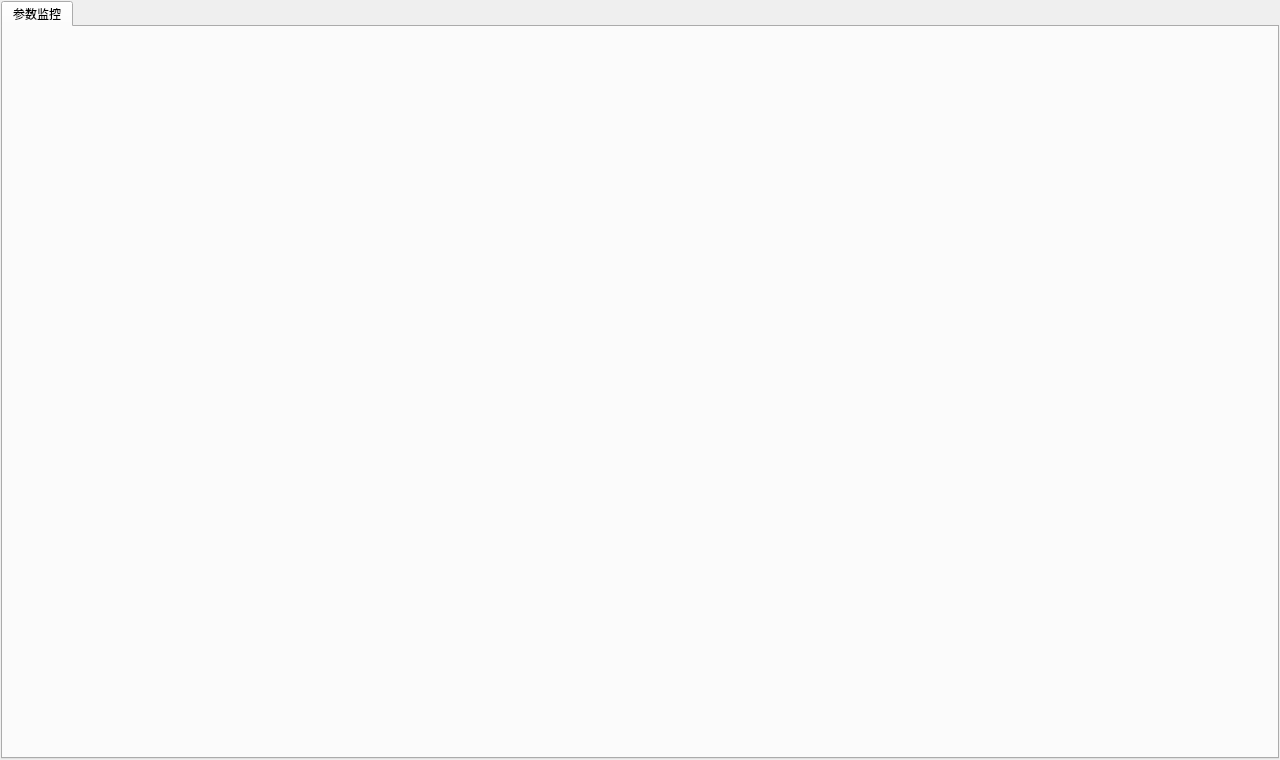
<?xml version="1.0" encoding="UTF-8"?>
<ui version="4.0">
 <class>cSlavePage</class>
 <widget class="QWidget" name="cSlavePage">
  <property name="geometry">
   <rect>
    <x>0</x>
    <y>0</y>
    <width>1280</width>
    <height>760</height>
   </rect>
  </property>
  <property name="windowTitle">
   <string>Form</string>
  </property>
  <layout class="QGridLayout" name="gridLayout">
   <property name="leftMargin">
    <number>1</number>
   </property>
   <property name="topMargin">
    <number>1</number>
   </property>
   <property name="rightMargin">
    <number>1</number>
   </property>
   <property name="bottomMargin">
    <number>1</number>
   </property>
   <property name="spacing">
    <number>1</number>
   </property>
   <item row="0" column="0">
    <widget class="QTabWidget" name="tabWidget">
     <property name="currentIndex">
      <number>0</number>
     </property>
     <widget class="QWidget" name="tab">
      <attribute name="title">
       <string>参数监控</string>
      </attribute>
      <layout class="QGridLayout" name="gridLayout_2">
       <property name="leftMargin">
        <number>1</number>
       </property>
       <property name="topMargin">
        <number>1</number>
       </property>
       <property name="rightMargin">
        <number>1</number>
       </property>
       <property name="bottomMargin">
        <number>1</number>
       </property>
       <property name="spacing">
        <number>1</number>
       </property>
       <item row="0" column="0">
        <widget class="cVarList" name="varList" native="true"/>
       </item>
      </layout>
     </widget>
    </widget>
   </item>
  </layout>
 </widget>
 <customwidgets>
  <customwidget>
   <class>cVarList</class>
   <extends>QWidget</extends>
   <header>include/cwidget/cVarList.h</header>
   <container>1</container>
  </customwidget>
 </customwidgets>
 <resources/>
 <connections/>
</ui>
